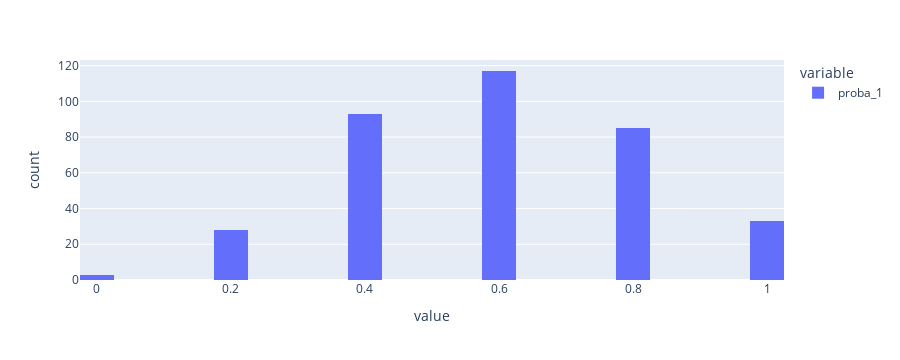

Notebook source saved alongside this figure:
### Code cell
px.histogram(strat_bds['KNN']['proba_1'].dropna(),nbins=50)

### Figure 1 — Plotly figure (JSON) as saved in the notebook; plotly's stock layout.template omitted (floating-point values rounded to 4 significant figures; data arrays with more than 128 entries replaced by an {"elided": "..."} marker saying what was removed)
{"data": [{"alignmentgroup": "True", "bingroup": "x", "hovertemplate": "variable=proba_1<br>value=%{x}<br>count=%{y}<extra></extra>", "legendgroup": "proba_1", "marker": {"color": "#636efa", "pattern": {"shape": ""}}, "name": "proba_1", "nbinsx": 50, "offsetgroup": "proba_1", "orientation": "v", "showlegend": true, "type": "histogram", "x": {"elided": "359 float values"}, "xaxis": "x", "yaxis": "y"}], "layout": {"barmode": "relative", "height": 360, "legend": {"title": {"text": "variable"}, "tracegroupgap": 0}, "margin": {"t": 60}, "xaxis": {"anchor": "y", "autorange": true, "domain": [0, 1], "range": [-0.025, 1.025], "title": {"text": "value"}, "type": "linear"}, "yaxis": {"anchor": "x", "autorange": true, "domain": [0, 1], "range": [0, 123.2], "title": {"text": "count"}}}}
